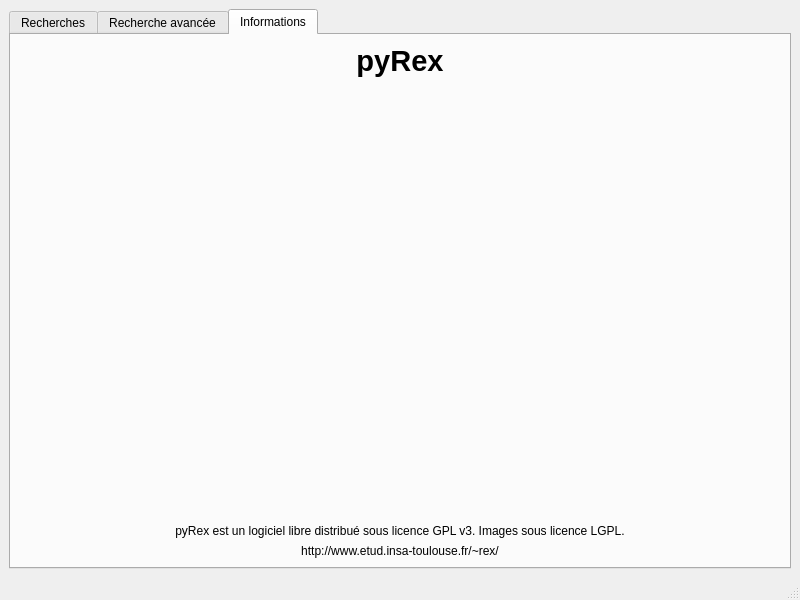
<?xml version="1.0" encoding="UTF-8"?>
<ui version="4.0">
 <class>MainWindow</class>
 <widget class="QMainWindow" name="MainWindow">
  <property name="geometry">
   <rect>
    <x>0</x>
    <y>0</y>
    <width>800</width>
    <height>600</height>
   </rect>
  </property>
  <property name="acceptDrops">
   <bool>false</bool>
  </property>
  <property name="windowTitle">
   <string>pyRex</string>
  </property>
  <widget class="QWidget" name="centralwidget">
   <layout class="QVBoxLayout" name="verticalLayout">
    <item>
     <widget class="QTabWidget" name="tabs">
      <property name="currentIndex">
       <number>2</number>
      </property>
      <widget class="QWidget" name="recherches">
       <attribute name="title">
        <string>Recherches</string>
       </attribute>
       <layout class="QVBoxLayout" name="verticalLayout_3">
        <item>
         <layout class="QHBoxLayout" name="horizontalLayout">
          <item>
           <widget class="QLineEdit" name="search_edit1"/>
          </item>
          <item>
           <widget class="QPushButton" name="search_btn1">
            <property name="text">
             <string>Rechercher</string>
            </property>
           </widget>
          </item>
          <item>
           <widget class="QToolButton" name="btn_copy_url">
            <property name="toolTip">
             <string>Copier l'URL</string>
            </property>
            <property name="statusTip">
             <string>Copier l'URL</string>
            </property>
            <property name="text">
             <string>Copier l'URL</string>
            </property>
            <property name="icon">
             <iconset resource="images.qrc">
              <normaloff>:/button/res/button_copy.png</normaloff>:/button/res/button_copy.png</iconset>
            </property>
           </widget>
          </item>
          <item>
           <widget class="QToolButton" name="btn_download">
            <property name="toolTip">
             <string>Télécharger la sélection</string>
            </property>
            <property name="statusTip">
             <string>Télécharger la sélection</string>
            </property>
            <property name="text">
             <string>...</string>
            </property>
            <property name="icon">
             <iconset resource="images.qrc">
              <normaloff>:/button/res/button_download.png</normaloff>:/button/res/button_download.png</iconset>
            </property>
           </widget>
          </item>
         </layout>
        </item>
        <item>
         <widget class="QWidget" name="widget_recherches" native="true">
          <property name="sizePolicy">
           <sizepolicy hsizetype="Preferred" vsizetype="Expanding">
            <horstretch>0</horstretch>
            <verstretch>0</verstretch>
           </sizepolicy>
          </property>
          <layout class="QVBoxLayout" name="verticalLayout_9"/>
         </widget>
        </item>
       </layout>
      </widget>
      <widget class="QWidget" name="rechercheavancee">
       <attribute name="title">
        <string>Recherche avancée</string>
       </attribute>
       <layout class="QVBoxLayout" name="verticalLayout_2">
        <item>
         <layout class="QGridLayout" name="gridLayout_3">
          <item row="0" column="0">
           <spacer name="horizontalSpacer_5">
            <property name="orientation">
             <enum>Qt::Horizontal</enum>
            </property>
            <property name="sizeHint" stdset="0">
             <size>
              <width>40</width>
              <height>20</height>
             </size>
            </property>
           </spacer>
          </item>
          <item row="0" column="2">
           <spacer name="horizontalSpacer_6">
            <property name="orientation">
             <enum>Qt::Horizontal</enum>
            </property>
            <property name="sizeHint" stdset="0">
             <size>
              <width>40</width>
              <height>20</height>
             </size>
            </property>
           </spacer>
          </item>
          <item row="0" column="1">
           <layout class="QFormLayout" name="formLayout">
            <item row="2" column="1">
             <spacer name="verticalSpacer">
              <property name="orientation">
               <enum>Qt::Vertical</enum>
              </property>
              <property name="sizeHint" stdset="0">
               <size>
                <width>20</width>
                <height>40</height>
               </size>
              </property>
             </spacer>
            </item>
            <item row="3" column="0">
             <widget class="QLabel" name="label_2">
              <property name="text">
               <string>Type de partage :</string>
              </property>
             </widget>
            </item>
            <item row="4" column="0">
             <widget class="QLabel" name="label_3">
              <property name="text">
               <string>Fichiers/Dossiers :</string>
              </property>
             </widget>
            </item>
            <item row="5" column="0">
             <widget class="QLabel" name="label_4">
              <property name="text">
               <string>Types de fichiers :</string>
              </property>
             </widget>
            </item>
            <item row="6" column="0">
             <widget class="QLabel" name="label_5">
              <property name="text">
               <string>Autre types de fichiers :</string>
              </property>
             </widget>
            </item>
            <item row="7" column="0">
             <widget class="QLabel" name="label_6">
              <property name="text">
               <string>Adresse IP :</string>
              </property>
             </widget>
            </item>
            <item row="8" column="0">
             <widget class="QLabel" name="label_7">
              <property name="text">
               <string>Taille (en mo) :</string>
              </property>
             </widget>
            </item>
            <item row="9" column="0">
             <widget class="QLabel" name="label_10">
              <property name="text">
               <string>Date :</string>
              </property>
             </widget>
            </item>
            <item row="3" column="1">
             <widget class="QComboBox" name="combo_type_partage">
              <item>
               <property name="text">
                <string>FTP + SMB</string>
               </property>
              </item>
              <item>
               <property name="text">
                <string>FTP uniquement</string>
               </property>
              </item>
              <item>
               <property name="text">
                <string>SMB uniquement</string>
               </property>
              </item>
             </widget>
            </item>
            <item row="4" column="1">
             <widget class="QComboBox" name="combo_fichier_dossier">
              <item>
               <property name="text">
                <string>Fichiers et dossiers</string>
               </property>
              </item>
              <item>
               <property name="text">
                <string>Fichiers uniquement</string>
               </property>
              </item>
              <item>
               <property name="text">
                <string>Dossiers uniquement</string>
               </property>
              </item>
             </widget>
            </item>
            <item row="5" column="1">
             <widget class="QComboBox" name="combo_type_fichier">
              <item>
               <property name="text">
                <string>Tous</string>
               </property>
              </item>
              <item>
               <property name="text">
                <string>Vidéos</string>
               </property>
              </item>
              <item>
               <property name="text">
                <string>Musiques</string>
               </property>
              </item>
              <item>
               <property name="text">
                <string>Images</string>
               </property>
              </item>
              <item>
               <property name="text">
                <string>Documents</string>
               </property>
              </item>
              <item>
               <property name="text">
                <string>Archives</string>
               </property>
              </item>
             </widget>
            </item>
            <item row="6" column="1">
             <widget class="QLineEdit" name="ext_edit"/>
            </item>
            <item row="7" column="1">
             <widget class="QLineEdit" name="ip_edit"/>
            </item>
            <item row="9" column="1">
             <layout class="QHBoxLayout" name="horizontalLayout_3">
              <item>
               <widget class="QComboBox" name="combo_date">
                <item>
                 <property name="text">
                  <string>Pas de restriction sur la date</string>
                 </property>
                </item>
                <item>
                 <property name="text">
                  <string>À partir du</string>
                 </property>
                </item>
                <item>
                 <property name="text">
                  <string>Jusqu'au</string>
                 </property>
                </item>
                <item>
                 <property name="text">
                  <string>Entre</string>
                 </property>
                </item>
               </widget>
              </item>
              <item>
               <widget class="QLabel" name="label_11">
                <property name="text">
                 <string>entre</string>
                </property>
               </widget>
              </item>
              <item>
               <widget class="QDateEdit" name="start_date">
                <property name="calendarPopup">
                 <bool>true</bool>
                </property>
               </widget>
              </item>
              <item>
               <widget class="QLabel" name="label_12">
                <property name="text">
                 <string>et</string>
                </property>
               </widget>
              </item>
              <item>
               <widget class="QDateEdit" name="end_date">
                <property name="calendarPopup">
                 <bool>true</bool>
                </property>
               </widget>
              </item>
              <item>
               <spacer name="horizontalSpacer_2">
                <property name="orientation">
                 <enum>Qt::Horizontal</enum>
                </property>
                <property name="sizeHint" stdset="0">
                 <size>
                  <width>40</width>
                  <height>20</height>
                 </size>
                </property>
               </spacer>
              </item>
             </layout>
            </item>
            <item row="8" column="1">
             <layout class="QHBoxLayout" name="horizontalLayout_2">
              <item>
               <widget class="QLabel" name="label_9">
                <property name="text">
                 <string>entre</string>
                </property>
               </widget>
              </item>
              <item>
               <widget class="QLineEdit" name="lineEdit_4"/>
              </item>
              <item>
               <widget class="QLabel" name="label_8">
                <property name="text">
                 <string>et</string>
                </property>
               </widget>
              </item>
              <item>
               <widget class="QLineEdit" name="lineEdit_6"/>
              </item>
              <item>
               <spacer name="horizontalSpacer">
                <property name="orientation">
                 <enum>Qt::Horizontal</enum>
                </property>
                <property name="sizeHint" stdset="0">
                 <size>
                  <width>40</width>
                  <height>20</height>
                 </size>
                </property>
               </spacer>
              </item>
             </layout>
            </item>
            <item row="1" column="1">
             <widget class="QLineEdit" name="search_edit2"/>
            </item>
            <item row="1" column="0">
             <widget class="QLabel" name="label">
              <property name="text">
               <string>Recherche :</string>
              </property>
             </widget>
            </item>
           </layout>
          </item>
         </layout>
        </item>
        <item>
         <spacer name="verticalSpacer_2">
          <property name="orientation">
           <enum>Qt::Vertical</enum>
          </property>
          <property name="sizeHint" stdset="0">
           <size>
            <width>20</width>
            <height>40</height>
           </size>
          </property>
         </spacer>
        </item>
        <item>
         <layout class="QHBoxLayout" name="horizontalLayout_7">
          <item>
           <spacer name="horizontalSpacer_3">
            <property name="orientation">
             <enum>Qt::Horizontal</enum>
            </property>
            <property name="sizeHint" stdset="0">
             <size>
              <width>40</width>
              <height>20</height>
             </size>
            </property>
           </spacer>
          </item>
          <item>
           <widget class="QPushButton" name="search_btn2">
            <property name="text">
             <string>Rechercher</string>
            </property>
           </widget>
          </item>
          <item>
           <spacer name="horizontalSpacer_4">
            <property name="orientation">
             <enum>Qt::Horizontal</enum>
            </property>
            <property name="sizeHint" stdset="0">
             <size>
              <width>40</width>
              <height>20</height>
             </size>
            </property>
           </spacer>
          </item>
         </layout>
        </item>
       </layout>
      </widget>
      <widget class="QWidget" name="tab">
       <attribute name="title">
        <string>Informations</string>
       </attribute>
       <layout class="QVBoxLayout" name="verticalLayout_6">
        <item>
         <widget class="QLabel" name="label_19">
          <property name="font">
           <font>
            <pointsize>22</pointsize>
            <weight>75</weight>
            <bold>true</bold>
           </font>
          </property>
          <property name="text">
           <string>pyRex</string>
          </property>
          <property name="alignment">
           <set>Qt::AlignCenter</set>
          </property>
         </widget>
        </item>
        <item>
         <widget class="QLabel" name="label_18">
          <property name="autoFillBackground">
           <bool>false</bool>
          </property>
          <property name="text">
           <string/>
          </property>
          <property name="pixmap">
           <pixmap resource="images.qrc">:/rex_logo/res/Rex.png</pixmap>
          </property>
          <property name="alignment">
           <set>Qt::AlignCenter</set>
          </property>
         </widget>
        </item>
        <item>
         <spacer name="verticalSpacer_4">
          <property name="orientation">
           <enum>Qt::Vertical</enum>
          </property>
          <property name="sizeHint" stdset="0">
           <size>
            <width>20</width>
            <height>40</height>
           </size>
          </property>
         </spacer>
        </item>
        <item>
         <widget class="QLabel" name="version_label">
          <property name="font">
           <font>
            <pointsize>10</pointsize>
           </font>
          </property>
          <property name="lineWidth">
           <number>1</number>
          </property>
          <property name="text">
           <string/>
          </property>
          <property name="alignment">
           <set>Qt::AlignCenter</set>
          </property>
          <property name="wordWrap">
           <bool>true</bool>
          </property>
          <property name="margin">
           <number>2</number>
          </property>
         </widget>
        </item>
        <item>
         <widget class="QLabel" name="statistics_label">
          <property name="font">
           <font>
            <pointsize>10</pointsize>
           </font>
          </property>
          <property name="text">
           <string/>
          </property>
          <property name="alignment">
           <set>Qt::AlignCenter</set>
          </property>
          <property name="wordWrap">
           <bool>true</bool>
          </property>
          <property name="margin">
           <number>2</number>
          </property>
         </widget>
        </item>
        <item>
         <spacer name="verticalSpacer_3">
          <property name="orientation">
           <enum>Qt::Vertical</enum>
          </property>
          <property name="sizeHint" stdset="0">
           <size>
            <width>20</width>
            <height>40</height>
           </size>
          </property>
         </spacer>
        </item>
        <item>
         <widget class="QLabel" name="label_20">
          <property name="text">
           <string>pyRex est un logiciel libre distribué sous licence GPL v3. Images sous licence LGPL.</string>
          </property>
          <property name="alignment">
           <set>Qt::AlignCenter</set>
          </property>
         </widget>
        </item>
        <item>
         <widget class="QLabel" name="label_21">
          <property name="text">
           <string>http://www.etud.insa-toulouse.fr/~rex/</string>
          </property>
          <property name="alignment">
           <set>Qt::AlignCenter</set>
          </property>
         </widget>
        </item>
       </layout>
      </widget>
     </widget>
    </item>
   </layout>
  </widget>
  <widget class="QStatusBar" name="statusbar"/>
 </widget>
 <tabstops>
  <tabstop>tabs</tabstop>
  <tabstop>search_edit1</tabstop>
  <tabstop>search_btn1</tabstop>
  <tabstop>combo_type_partage</tabstop>
  <tabstop>combo_fichier_dossier</tabstop>
  <tabstop>combo_type_fichier</tabstop>
  <tabstop>ext_edit</tabstop>
  <tabstop>ip_edit</tabstop>
  <tabstop>combo_date</tabstop>
  <tabstop>start_date</tabstop>
  <tabstop>end_date</tabstop>
  <tabstop>lineEdit_4</tabstop>
  <tabstop>lineEdit_6</tabstop>
  <tabstop>search_edit2</tabstop>
  <tabstop>search_btn2</tabstop>
  <tabstop>btn_download</tabstop>
  <tabstop>btn_copy_url</tabstop>
 </tabstops>
 <resources>
  <include location="images.qrc"/>
  <include location="images.qrc"/>
 </resources>
 <connections>
  <connection>
   <sender>search_edit2</sender>
   <signal>textChanged(QString)</signal>
   <receiver>search_edit1</receiver>
   <slot>setText(QString)</slot>
   <hints>
    <hint type="sourcelabel">
     <x>478</x>
     <y>67</y>
    </hint>
    <hint type="destinationlabel">
     <x>315</x>
     <y>63</y>
    </hint>
   </hints>
  </connection>
  <connection>
   <sender>search_edit1</sender>
   <signal>textChanged(QString)</signal>
   <receiver>search_edit2</receiver>
   <slot>setText(QString)</slot>
   <hints>
    <hint type="sourcelabel">
     <x>315</x>
     <y>63</y>
    </hint>
    <hint type="destinationlabel">
     <x>478</x>
     <y>67</y>
    </hint>
   </hints>
  </connection>
  <connection>
   <sender>search_edit1</sender>
   <signal>returnPressed()</signal>
   <receiver>search_btn1</receiver>
   <slot>click()</slot>
   <hints>
    <hint type="sourcelabel">
     <x>327</x>
     <y>52</y>
    </hint>
    <hint type="destinationlabel">
     <x>680</x>
     <y>52</y>
    </hint>
   </hints>
  </connection>
  <connection>
   <sender>tabs</sender>
   <signal>currentChanged(int)</signal>
   <receiver>MainWindow</receiver>
   <slot>change_tab()</slot>
   <hints>
    <hint type="sourcelabel">
     <x>399</x>
     <y>290</y>
    </hint>
    <hint type="destinationlabel">
     <x>399</x>
     <y>299</y>
    </hint>
   </hints>
  </connection>
  <connection>
   <sender>search_btn1</sender>
   <signal>clicked()</signal>
   <receiver>MainWindow</receiver>
   <slot>search()</slot>
   <hints>
    <hint type="sourcelabel">
     <x>680</x>
     <y>52</y>
    </hint>
    <hint type="destinationlabel">
     <x>399</x>
     <y>299</y>
    </hint>
   </hints>
  </connection>
  <connection>
   <sender>search_btn2</sender>
   <signal>clicked()</signal>
   <receiver>MainWindow</receiver>
   <slot>adv_search()</slot>
   <hints>
    <hint type="sourcelabel">
     <x>400</x>
     <y>547</y>
    </hint>
    <hint type="destinationlabel">
     <x>399</x>
     <y>299</y>
    </hint>
   </hints>
  </connection>
 </connections>
 <slots>
  <slot>change_tab()</slot>
  <slot>search()</slot>
  <slot>adv_search()</slot>
 </slots>
</ui>
